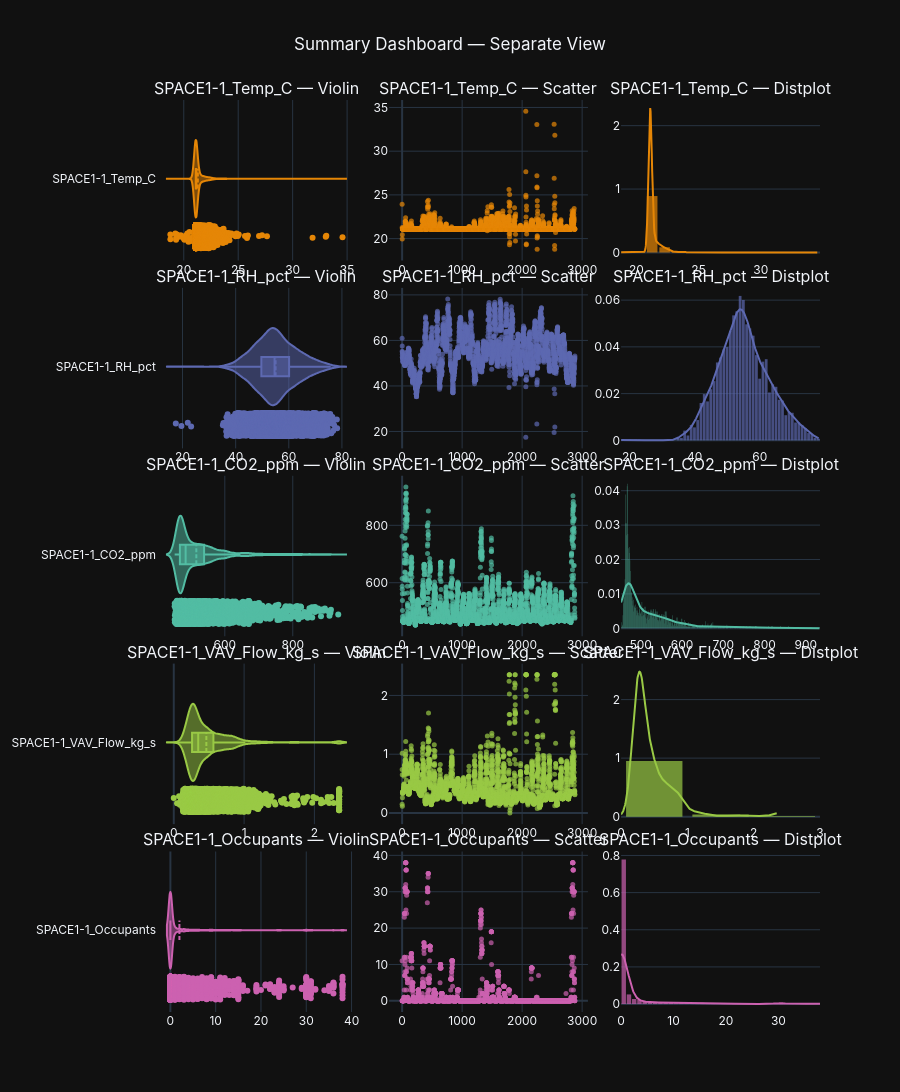

The notebook cell saved with this chart:
### Code cell
sum_df= di.summary_plot(
    columns=[f'{ZONE}_Temp_C',f'{ZONE}_RH_pct', f'{ZONE}_CO2_ppm',f'{ZONE}_VAV_Flow_kg_s', f'{ZONE}_Occupants'],
    numeric_plots=['violin', 'scatter', 'distplot'],
    separate_plots=True
    )

### Figure 1 — Plotly figure (JSON) as saved in the notebook; plotly's stock layout.template omitted (floating-point values rounded to 4 significant figures; data arrays with more than 128 entries replaced by an {"elided": "..."} marker saying what was removed)
{"data": [{"box": {"visible": true}, "marker": {"color": "rgb(229, 134, 6)"}, "meanline": {"visible": true}, "name": "SPACE1-1_Temp_C", "points": "all", "showlegend": false, "type": "violin", "x": {"elided": "2880 float values"}, "xaxis": "x", "yaxis": "y"}, {"marker": {"color": "rgb(229, 134, 6)", "opacity": 0.7, "size": 5}, "mode": "markers", "name": "SPACE1-1_Temp_C", "showlegend": false, "type": "scatter", "x": {"elided": "2880 int values"}, "xaxis": "x2", "y": {"elided": "2880 float values"}, "yaxis": "y2"}, {"autobinx": false, "histnorm": "probability density", "legendgroup": "SPACE1-1_Temp_C", "marker": {"color": "rgb(229, 134, 6)"}, "name": "SPACE1-1_Temp_C", "opacity": 0.7, "showlegend": false, "type": "histogram", "x": {"elided": "2880 float values"}, "xaxis": "x3", "xbins": {"end": 34.58, "size": 1, "start": 18.77}, "yaxis": "y3"}, {"legendgroup": "SPACE1-1_Temp_C", "marker": {"color": "rgb(229, 134, 6)"}, "mode": "lines", "name": "SPACE1-1_Temp_C", "showlegend": false, "type": "scatter", "x": {"elided": "500 float values"}, "xaxis": "x3", "y": {"elided": "500 float values"}, "yaxis": "y3"}, {"box": {"visible": true}, "marker": {"color": "rgb(93, 105, 177)"}, "meanline": {"visible": true}, "name": "SPACE1-1_RH_pct", "points": "all", "showlegend": false, "type": "violin", "x": {"elided": "2880 float values"}, "xaxis": "x4", "yaxis": "y4"}, {"marker": {"color": "rgb(93, 105, 177)", "opacity": 0.7, "size": 5}, "mode": "markers", "name": "SPACE1-1_RH_pct", "showlegend": false, "type": "scatter", "x": {"elided": "2880 int values"}, "xaxis": "x5", "y": {"elided": "2880 float values"}, "yaxis": "y5"}, {"autobinx": false, "histnorm": "probability density", "legendgroup": "SPACE1-1_RH_pct", "marker": {"color": "rgb(93, 105, 177)"}, "name": "SPACE1-1_RH_pct", "opacity": 0.7, "showlegend": false, "type": "histogram", "x": {"elided": "2880 float values"}, "xaxis": "x6", "xbins": {"end": 78.18, "size": 1, "start": 17.47}, "yaxis": "y6"}, {"legendgroup": "SPACE1-1_RH_pct", "marker": {"color": "rgb(93, 105, 177)"}, "mode": "lines", "name": "SPACE1-1_RH_pct", "showlegend": false, "type": "scatter", "x": {"elided": "500 float values"}, "xaxis": "x6", "y": {"elided": "500 float values"}, "yaxis": "y6"}, {"box": {"visible": true}, "marker": {"color": "rgb(82, 188, 163)"}, "meanline": {"visible": true}, "name": "SPACE1-1_CO2_ppm", "points": "all", "showlegend": false, "type": "violin", "x": {"elided": "2880 float values"}, "xaxis": "x7", "yaxis": "y7"}, {"marker": {"color": "rgb(82, 188, 163)", "opacity": 0.7, "size": 5}, "mode": "markers", "name": "SPACE1-1_CO2_ppm", "showlegend": false, "type": "scatter", "x": {"elided": "2880 int values"}, "xaxis": "x8", "y": {"elided": "2880 float values"}, "yaxis": "y8"}, {"autobinx": false, "histnorm": "probability density", "legendgroup": "SPACE1-1_CO2_ppm", "marker": {"color": "rgb(82, 188, 163)"}, "name": "SPACE1-1_CO2_ppm", "opacity": 0.7, "showlegend": false, "type": "histogram", "x": {"elided": "2880 float values"}, "xaxis": "x9", "xbins": {"end": 933.8, "size": 1, "start": 452.4}, "yaxis": "y9"}, {"legendgroup": "SPACE1-1_CO2_ppm", "marker": {"color": "rgb(82, 188, 163)"}, "mode": "lines", "name": "SPACE1-1_CO2_ppm", "showlegend": false, "type": "scatter", "x": {"elided": "500 float values"}, "xaxis": "x9", "y": {"elided": "500 float values"}, "yaxis": "y9"}, {"box": {"visible": true}, "marker": {"color": "rgb(153, 201, 69)"}, "meanline": {"visible": true}, "name": "SPACE1-1_VAV_Flow_kg_s", "points": "all", "showlegend": false, "type": "violin", "x": {"elided": "2880 float values"}, "xaxis": "x10", "yaxis": "y10"}, {"marker": {"color": "rgb(153, 201, 69)", "opacity": 0.7, "size": 5}, "mode": "markers", "name": "SPACE1-1_VAV_Flow_kg_s", "showlegend": false, "type": "scatter", "x": {"elided": "2880 int values"}, "xaxis": "x11", "y": {"elided": "2880 float values"}, "yaxis": "y11"}, {"autobinx": false, "histnorm": "probability density", "legendgroup": "SPACE1-1_VAV_Flow_kg_s", "marker": {"color": "rgb(153, 201, 69)"}, "name": "SPACE1-1_VAV_Flow_kg_s", "opacity": 0.7, "showlegend": false, "type": "histogram", "x": {"elided": "2880 float values"}, "xaxis": "x12", "xbins": {"end": 2.352, "size": 1, "start": 0}, "yaxis": "y12"}, {"legendgroup": "SPACE1-1_VAV_Flow_kg_s", "marker": {"color": "rgb(153, 201, 69)"}, "mode": "lines", "name": "SPACE1-1_VAV_Flow_kg_s", "showlegend": false, "type": "scatter", "x": {"elided": "500 float values"}, "xaxis": "x12", "y": {"elided": "500 float values"}, "yaxis": "y12"}, {"box": {"visible": true}, "marker": {"color": "rgb(204, 97, 176)"}, "meanline": {"visible": true}, "name": "SPACE1-1_Occupants", "points": "all", "showlegend": false, "type": "violin", "x": {"elided": "2880 int values"}, "xaxis": "x13", "yaxis": "y13"}, {"marker": {"color": "rgb(204, 97, 176)", "opacity": 0.7, "size": 5}, "mode": "markers", "name": "SPACE1-1_Occupants", "showlegend": false, "type": "scatter", "x": {"elided": "2880 int values"}, "xaxis": "x14", "y": {"elided": "2880 int values"}, "yaxis": "y14"}, {"autobinx": false, "histnorm": "probability density", "legendgroup": "SPACE1-1_Occupants", "marker": {"color": "rgb(204, 97, 176)"}, "name": "SPACE1-1_Occupants", "opacity": 0.7, "showlegend": false, "type": "histogram", "x": {"elided": "2880 int values"}, "xaxis": "x15", "xbins": {"end": 38, "size": 1, "start": 0}, "yaxis": "y15"}, {"legendgroup": "SPACE1-1_Occupants", "marker": {"color": "rgb(204, 97, 176)"}, "mode": "lines", "name": "SPACE1-1_Occupants", "showlegend": false, "type": "scatter", "x": {"elided": "500 float values"}, "xaxis": "x15", "y": {"elided": "500 float values"}, "yaxis": "y15"}], "layout": {"annotations": [{"font": {"size": 16}, "showarrow": false, "text": "SPACE1-1_Temp_C — Violin", "x": 0.15, "xanchor": "center", "xref": "paper", "y": 1, "yanchor": "bottom", "yref": "paper"}, {"font": {"size": 16}, "showarrow": false, "text": "SPACE1-1_Temp_C — Scatter", "x": 0.5, "xanchor": "center", "xref": "paper", "y": 1, "yanchor": "bottom", "yref": "paper"}, {"font": {"size": 16}, "showarrow": false, "text": "SPACE1-1_Temp_C — Distplot", "x": 0.85, "xanchor": "center", "xref": "paper", "y": 1, "yanchor": "bottom", "yref": "paper"}, {"font": {"size": 16}, "showarrow": false, "text": "SPACE1-1_RH_pct — Violin", "x": 0.15, "xanchor": "center", "xref": "paper", "y": 0.794, "yanchor": "bottom", "yref": "paper"}, {"font": {"size": 16}, "showarrow": false, "text": "SPACE1-1_RH_pct — Scatter", "x": 0.5, "xanchor": "center", "xref": "paper", "y": 0.794, "yanchor": "bottom", "yref": "paper"}, {"font": {"size": 16}, "showarrow": false, "text": "SPACE1-1_RH_pct — Distplot", "x": 0.85, "xanchor": "center", "xref": "paper", "y": 0.794, "yanchor": "bottom", "yref": "paper"}, {"font": {"size": 16}, "showarrow": false, "text": "SPACE1-1_CO2_ppm — Violin", "x": 0.15, "xanchor": "center", "xref": "paper", "y": 0.588, "yanchor": "bottom", "yref": "paper"}, {"font": {"size": 16}, "showarrow": false, "text": "SPACE1-1_CO2_ppm — Scatter", "x": 0.5, "xanchor": "center", "xref": "paper", "y": 0.588, "yanchor": "bottom", "yref": "paper"}, {"font": {"size": 16}, "showarrow": false, "text": "SPACE1-1_CO2_ppm — Distplot", "x": 0.85, "xanchor": "center", "xref": "paper", "y": 0.588, "yanchor": "bottom", "yref": "paper"}, {"font": {"size": 16}, "showarrow": false, "text": "SPACE1-1_VAV_Flow_kg_s — Violin", "x": 0.15, "xanchor": "center", "xref": "paper", "y": 0.382, "yanchor": "bottom", "yref": "paper"}, {"font": {"size": 16}, "showarrow": false, "text": "SPACE1-1_VAV_Flow_kg_s — Scatter", "x": 0.5, "xanchor": "center", "xref": "paper", "y": 0.382, "yanchor": "bottom", "yref": "paper"}, {"font": {"size": 16}, "showarrow": false, "text": "SPACE1-1_VAV_Flow_kg_s — Distplot", "x": 0.85, "xanchor": "center", "xref": "paper", "y": 0.382, "yanchor": "bottom", "yref": "paper"}, {"font": {"size": 16}, "showarrow": false, "text": "SPACE1-1_Occupants — Violin", "x": 0.15, "xanchor": "center", "xref": "paper", "y": 0.176, "yanchor": "bottom", "yref": "paper"}, {"font": {"size": 16}, "showarrow": false, "text": "SPACE1-1_Occupants — Scatter", "x": 0.5, "xanchor": "center", "xref": "paper", "y": 0.176, "yanchor": "bottom", "yref": "paper"}, {"font": {"size": 16}, "showarrow": false, "text": "SPACE1-1_Occupants — Distplot", "x": 0.85, "xanchor": "center", "xref": "paper", "y": 0.176, "yanchor": "bottom", "yref": "paper"}], "bargap": 0.15, "font": {"family": "Inter, sans-serif"}, "height": 1500, "showlegend": false, "title": {"text": "Summary Dashboard — Separate View", "x": 0.5}, "xaxis": {"anchor": "y", "domain": [0, 0.3]}, "xaxis10": {"anchor": "y10", "domain": [0, 0.3]}, "xaxis11": {"anchor": "y11", "domain": [0.35, 0.65]}, "xaxis12": {"anchor": "y12", "domain": [0.7, 1]}, "xaxis13": {"anchor": "y13", "domain": [0, 0.3]}, "xaxis14": {"anchor": "y14", "domain": [0.35, 0.65]}, "xaxis15": {"anchor": "y15", "domain": [0.7, 1]}, "xaxis2": {"anchor": "y2", "domain": [0.35, 0.65]}, "xaxis3": {"anchor": "y3", "domain": [0.7, 1]}, "xaxis4": {"anchor": "y4", "domain": [0, 0.3]}, "xaxis5": {"anchor": "y5", "domain": [0.35, 0.65]}, "xaxis6": {"anchor": "y6", "domain": [0.7, 1]}, "xaxis7": {"anchor": "y7", "domain": [0, 0.3]}, "xaxis8": {"anchor": "y8", "domain": [0.35, 0.65]}, "xaxis9": {"anchor": "y9", "domain": [0.7, 1]}, "yaxis": {"anchor": "x", "domain": [0.824, 1]}, "yaxis10": {"anchor": "x10", "domain": [0.206, 0.382]}, "yaxis11": {"anchor": "x11", "domain": [0.206, 0.382]}, "yaxis12": {"anchor": "x12", "domain": [0.206, 0.382]}, "yaxis13": {"anchor": "x13", "domain": [0, 0.176]}, "yaxis14": {"anchor": "x14", "domain": [0, 0.176]}, "yaxis15": {"anchor": "x15", "domain": [0, 0.176]}, "yaxis2": {"anchor": "x2", "domain": [0.824, 1]}, "yaxis3": {"anchor": "x3", "domain": [0.824, 1]}, "yaxis4": {"anchor": "x4", "domain": [0.618, 0.794]}, "yaxis5": {"anchor": "x5", "domain": [0.618, 0.794]}, "yaxis6": {"anchor": "x6", "domain": [0.618, 0.794]}, "yaxis7": {"anchor": "x7", "domain": [0.412, 0.588]}, "yaxis8": {"anchor": "x8", "domain": [0.412, 0.588]}, "yaxis9": {"anchor": "x9", "domain": [0.412, 0.588]}}}
